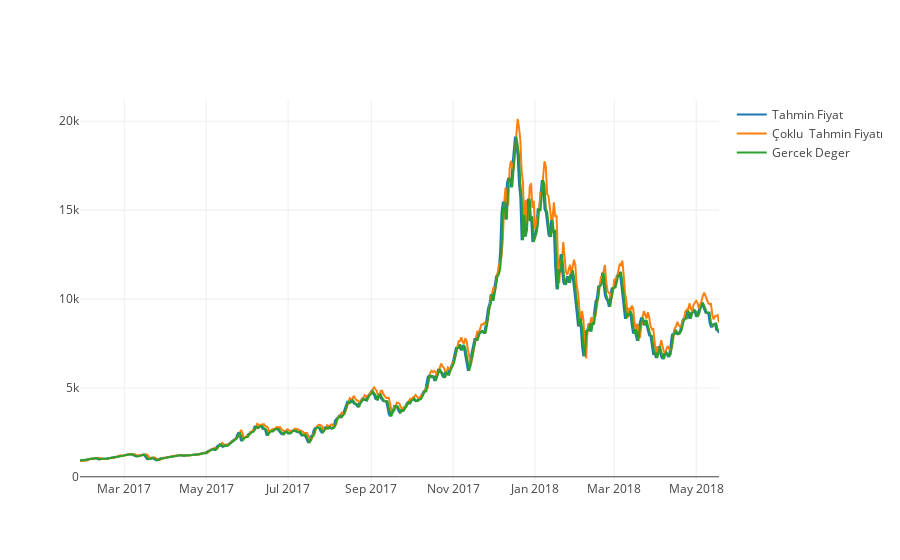

Notebook source saved alongside this figure:
### Markdown cell above
#### Gerçek fiyatlı çizgi grafiği, "Ağırlıklı Fiyat" özelliği ile öngörülen fiyat, Hacim ve Ağırlıklı Fiyat özelliklerine göre öngörülen fiyat

### Code cell
tahmin = go.Scatter(x=gercekTarih, y=inv_y, name= 'Gercek Deger')
coklutahmin = go.Scatter(x=gercekTarih, y=inv_yhat, name= 'Çoklu  Tahmin Fiyatı')
gercek = go.Scatter(x=gercekTarih, y=yhat_res, name= 'Tahmin Fiyat')
py.iplot([gercek, coklutahmin, tahmin])

### Figure 1 — Plotly figure (JSON) as saved in the notebook; plotly's stock layout.template omitted (floating-point values rounded to 4 significant figures; data arrays with more than 128 entries replaced by an {"elided": "..."} marker saying what was removed)
{"data": [{"name": "Tahmin Fiyat", "type": "scatter", "x": {"elided": "477 str values"}, "y": {"elided": "477 float values"}}, {"name": "Çoklu  Tahmin Fiyatı", "type": "scatter", "x": {"elided": "477 str values"}, "y": {"elided": "478 float values"}}, {"name": "Gercek Deger", "type": "scatter", "x": {"elided": "477 str values"}, "y": {"elided": "478 float values"}}], "layout": {}}
